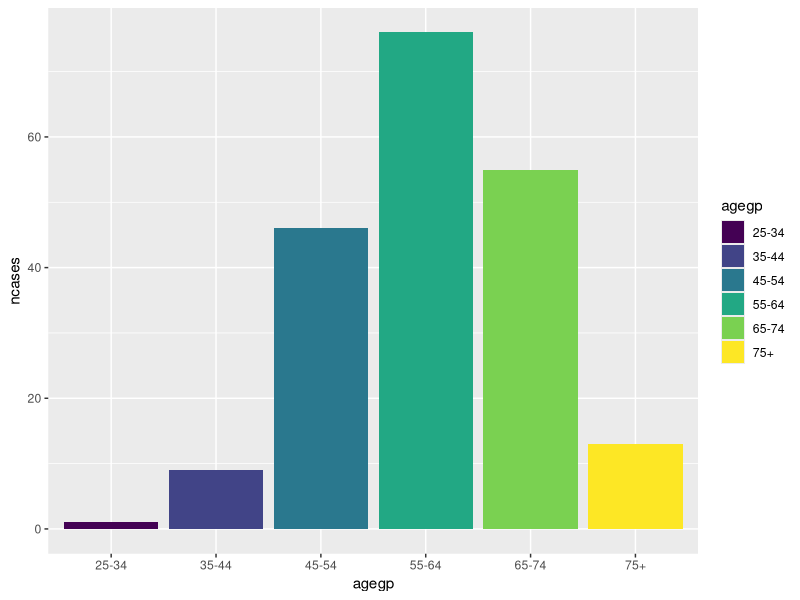
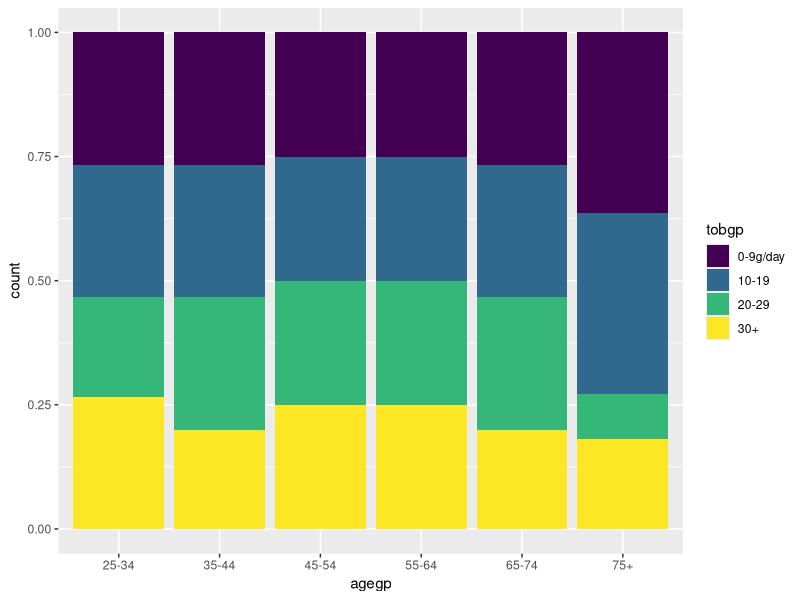
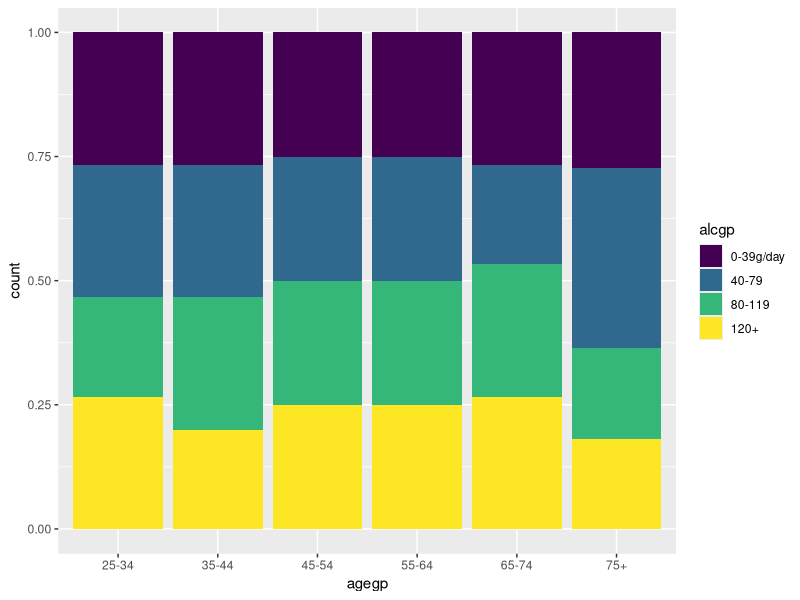
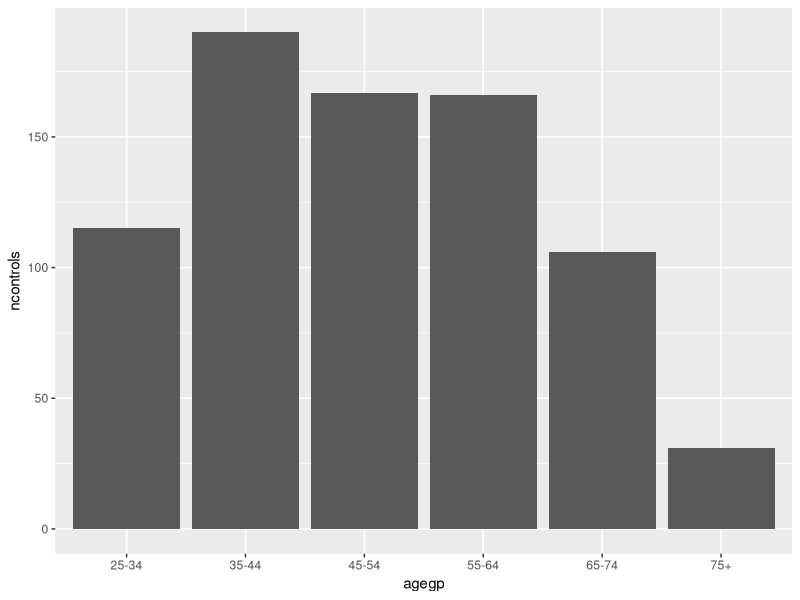
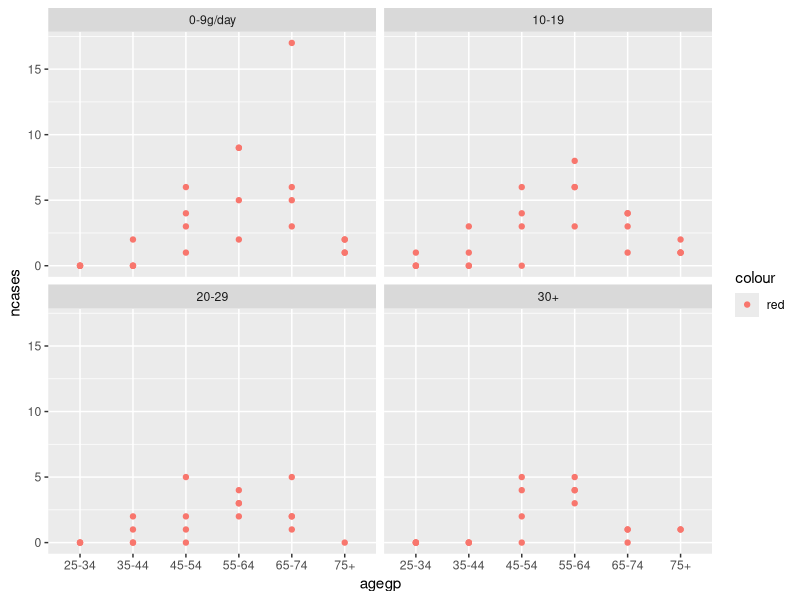
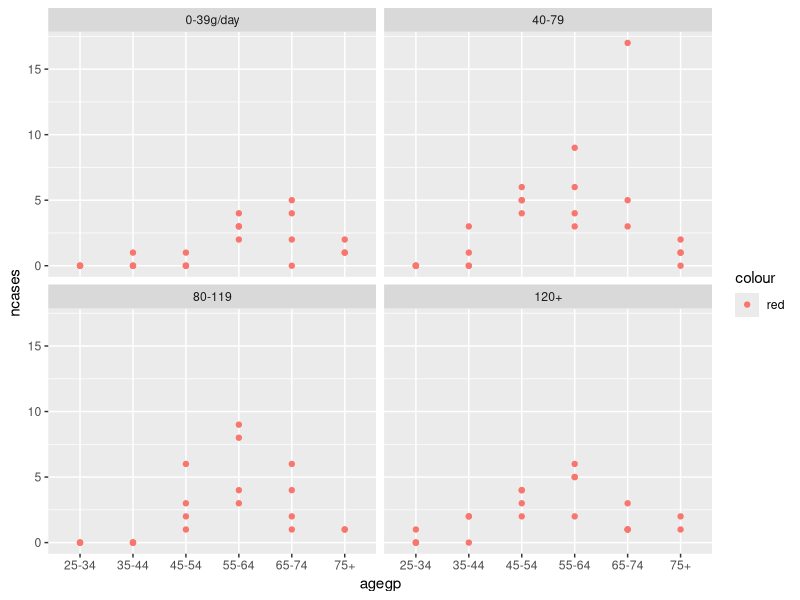
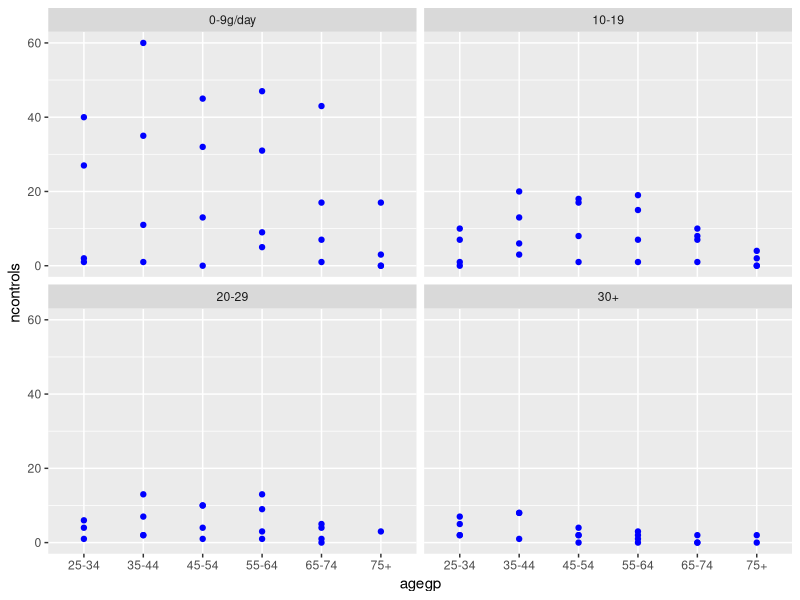
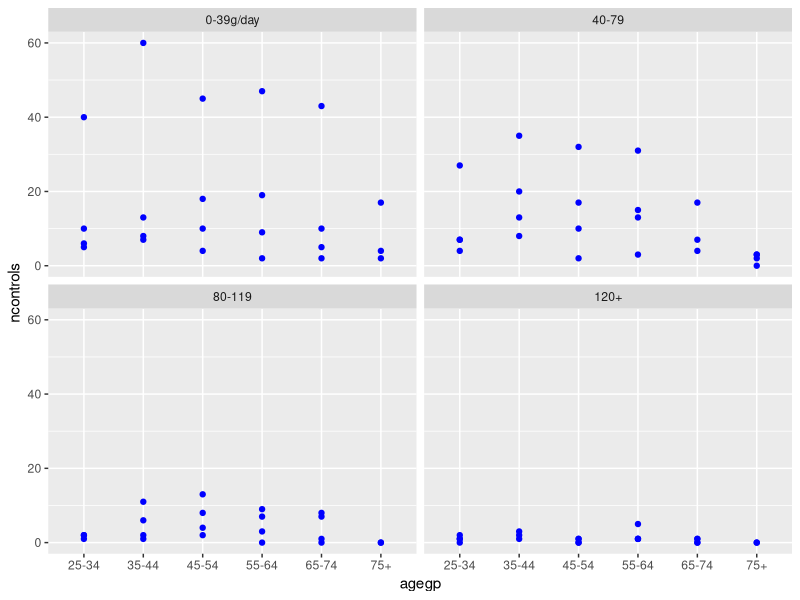

Here is the R script that generated these plots, in order:
## ---- chunk 1
library(tidyverse)
library(ggplot2)
library(dplyr)
## ---- chunk 2
data()
## ---- chunk 3
d=esoph
View(d)
#This is the summary of the whole dataset
summary(d)
## ---- chunk 4
group=group_by(d)
summarise(group,freq=n())
#this explains the summary of the each columns
lapply(d,summary)
## ---- chunk 5
#Getting the no of cases by alcohol consumption with amounts
a=d %>% group_by(agegp,alcgp) %>% 
   summarise(No_of_cases_by_alcohol_consumption=sum(ncases))
print(a)
## ---- chunk 6
#Getting the no of cases by tobacco consumption
tb= d %>% group_by(agegp,tobgp) %>% 
      summarise(No_of_cases_by_tobacco_consumption=sum(ncases))
print(tb)
## ---- chunk 7
#Top 5 alcohol-holics
alc = arrange(d,desc(alcgp))
head(alc,5)
## ---- chunk 8
#Top 5 smokers
tbs= arrange(d,desc(tobgp))
head(tbs,5)
## ---- chunk 9
#Total Smokers
g=group_by(d,tobgp)
s=summarise(g,freq=n())
print(s)
## ---- chunk 10
#Total Alcoholics
gs=group_by(d,alcgp)
summarise(gs,freq=n())

## ---- chunk 11
#No of cases  according to age gap
ggplot(data=d) + geom_bar(mapping=aes(x=agegp,y=ncases,fill=agegp),stat="identity")
## ---- chunk 12
d$tobgp=as.factor(d$tobgp)
summary(d)
## ---- chunk 13
ggplot(data = d) + geom_bar( mapping = aes(x = agegp,fill=tobgp,stat="identity"), position = "fill"
)
## ---- chunk 14
ggplot(data = d) + geom_bar( mapping = aes(x = agegp,fill=alcgp), position = "fill"
)
## ---- chunk 15
#People who arent affected by consumption of tobacco and alcohol
ggplot(data=d) + geom_bar(mapping=aes(x=agegp,y=ncontrols),stat="identity")
## ---- chunk 16
#Making a visualization on the no of tobacco cases
ggplot(data = d) + geom_point(mapping = aes(x = agegp, y = ncases,color="red")) +
facet_wrap(~ tobgp, nrow = 2)
## ---- chunk 17
#Making a visualization of types of alcohol cases
ggplot(data = d) + geom_point(mapping = aes(x = agegp, y = ncases,color="red")) +
facet_wrap(~ alcgp, nrow = 2)
## ---- chunk 18
#Making a visualization on the no of no-cases of tobaco
ggplot(data = d) + geom_point(mapping = aes(x = agegp, y = ncontrols),color="blue") +
facet_wrap(~ tobgp, nrow = 2)
## ---- chunk 19
#Making the visualization on the no of no-cases of alcohols
ggplot(data = d) + geom_point(mapping = aes(x = agegp, y = ncontrols),color="blue") +
facet_wrap(~ alcgp, nrow = 2)
## ---- chunk 20
bar <- ggplot(data = d) +
  geom_bar( mapping = aes(x = ncases, fill = alcgp), show.legend = TRUE, width = 1
) +
theme(aspect.ratio = 1) + labs(x ='Alcohol_Consumption', y = 'Cases')
bar + coord_flip()
bar + coord_polar()
## ---- chunk 21
bar <- ggplot(data = d) +
  geom_bar( mapping = aes(x = ncases, fill = tobgp), show.legend = TRUE, width = 1
) +
theme(aspect.ratio = 1) + labs(x ='Tobacco_Consumption', y = 'Cases')
bar + coord_flip()
bar + coord_polar()
